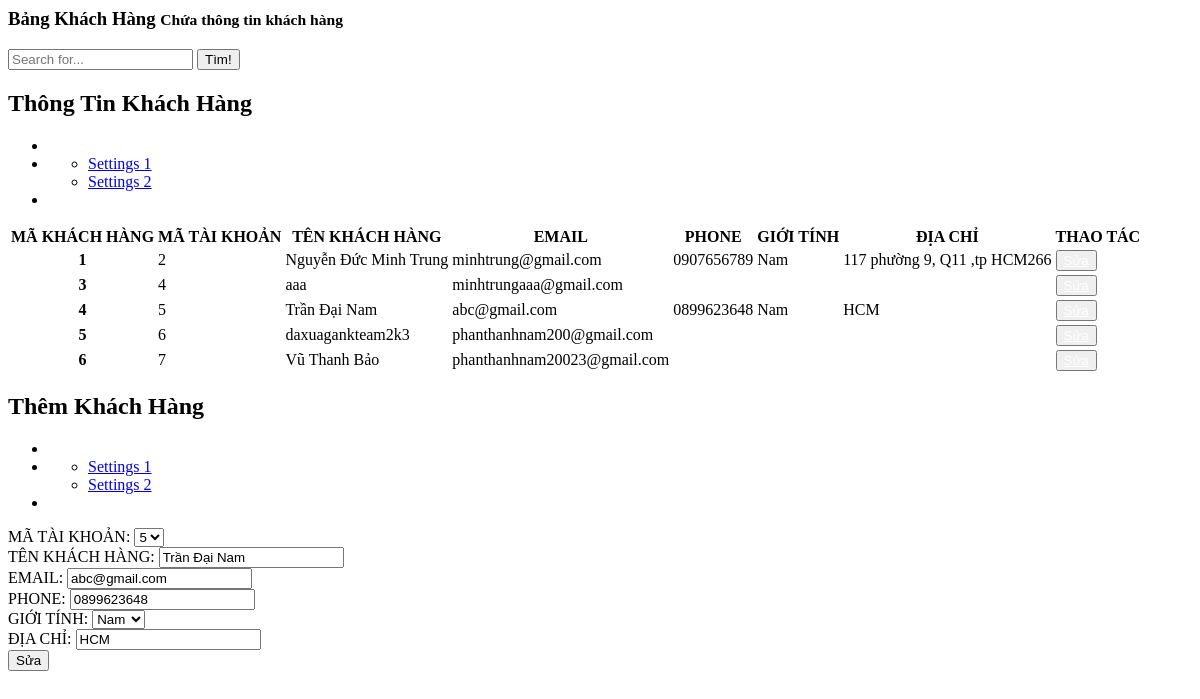
Page /admin/dashboard/manage_user.php?updatekh=4 on the committed database.
### tables this page shows
CREATE TABLE `khachhang` (
  `MA_KH` int(10) UNSIGNED NOT NULL,
  `MA_TK` int(10) UNSIGNED DEFAULT NULL,
  `TEN_KH` varchar(50) NOT NULL,
  `EMAIL` varchar(40) NOT NULL,
  `PHONE` varchar(10) NOT NULL,
  `GIOI_TINH` varchar(10) NOT NULL,
  `DIA_CHI` varchar(50) DEFAULT NULL
);

### admin/dashboard/manage_user.php (the view, shortened to what this page needs)
<?php
$action_permission = "./action/add_user.php";
$displayupdate = 'none';
$MA_TK = "";
$TEN_KH = "";
$EMAIL = "";
$PHONE = "";
$DIACHI = "";
if (isset($_GET['updatekh'])) {
  $displayupdate = 'block';
  $id_ma_tk = $_GET['updatekh'];
  $showAccount = "SELECT * FROM khachhang WHERE MA_KH = '$id_ma_tk'";
  $data1 = mysqli_fetch_assoc(mysqli_query($connect, $showAccount));
  $MA_TK = $data1['MA_TK'];
  $TEN_KH = $data1['TEN_KH'];
  $EMAIL = $data1['EMAIL'];
  $PHONE = $data1['PHONE'];
  $DIACHI = $data1['DIA_CHI'];
  $action_permission = "./action/update_user.php";
}
?>
<div class="right_col" role="main">
  <div class="">
    <div class="page-title">
      <div class="title_left">
        <h3>Bảng Khách Hàng <small>Chứa thông tin khách hàng</small></h3>
      </div>
      <div class="title_right">
        <div class="col-md-5 col-sm-5 col-xs-12 form-group pull-right top_search">
          <div class="input-group">
            <input type="text" class="form-control" placeholder="Search for...">
            <span class="input-group-btn">
              <button class="btn btn-default" type="button">Tìm!</button>
            </span>
          </div>
        </div>
      </div>
    </div>
    <div class="row">
      <div class="col-md-8 col-sm-6 col-xs-12">
        <div class="x_panel">
          <div class="x_title">
            <h2>Thông Tin Khách Hàng </h2>
            <ul class="nav navbar-right panel_toolbox">
              <li><a class="collapse-link"><i class="fa fa-chevron-up"></i></a>
              </li>
              <li class="dropdown">
                <ul class="dropdown-menu" role="menu">
                  <li><a href="#">Settings 1</a>
                  </li>
                  <li><a href="#">Settings 2</a>
                  </li>
                </ul>
              </li>
              <li><a class="close-link"><i class="fa fa-close"></i></a>
              </li>
            </ul>
          </div>
          <div class="x_content" style="overflow: auto;">
            <table class="table table-striped">
              <thead>
                <tr>
                  <th>MÃ KHÁCH HÀNG</th>
                  <th>MÃ TÀI KHOẢN</th>
                  <th>TÊN KHÁCH HÀNG</th>
                  <th>EMAIL</th>
                  <th>PHONE</th>
                  <th>GIỚI TÍNH</th>
                  <th>ĐỊA CHỈ</th>
                  <th>THAO TÁC</th>
                </tr>
              </thead>
              <tbody>
                <?php
                $getUser = "SELECT * FROM khachhang";
                $Users = mysqli_query($connect, $getUser);
                while ($User = mysqli_fetch_array($Users)) {
                    if($User['GIOI_TINH']=='1'){
                        $sex="Nam";
                      } else if($User['GIOI_TINH']=='0'){
                        $sex = "Nữ";
                      } else if($User['GIOI_TINH']=='-1'){
                        $sex = "Khác";
                      }else $sex = $User['GIOI_TINH'];
                ?>
                  <tr>
                    <th scope="row"><?php echo $User['MA_KH']  ?></th>
                    <td><?php echo $User['MA_TK'] ?></td>
                    <td><?php echo $User['TEN_KH'] ?></td>
                    <td><?php echo $User['EMAIL'] ?></td>
                    <td><?php echo $User['PHONE'] ?></td>
                    <td><?php echo $sex ?></td>
                    <td><?php echo $User['DIA_CHI'] ?></td>
                    <td>
                      <button id="open-update-PN" type="button" class="btn btn-warning" onclick=''><a style="color: white;" href="index.php?manage=user&updatekh=<?php echo $User['MA_KH'] ?>">Sửa</a></button>
                    </td>
                  </tr>
                <?php
                }
                ?>
              </tbody>
            </table>
          </div>
        </div>
      </div>
      <div class="col-md-4 col-sm-6 col-xs-12">
        <div class="x_panel">
          <div class="x_title">
            <h2>Thêm Khách Hàng</h2>
            <ul class="nav navbar-right panel_toolbox">
              <li><a class="collapse-link"><i class="fa fa-chevron-up"></i></a>
              </li>
              <li class="dropdown">
                <ul class="dropdown-menu" role="menu">
                  <li><a href="#">Settings 1</a>
                  </li>
                  <li><a href="#">Settings 2</a>
                  </li>
                </ul>
              </li>
              <li><a class="close-link"><i class="fa fa-close"></i></a>
              </li>
            </ul>
          </div>
          <div class="x_content">
            <form action="<?php echo $action_permission ?>" method="get" id="form-customer">
              <div class="form-group">
                <div class="form-group">
                  <label for="matk">MÃ TÀI KHOẢN:</label>
                  <select class="form-control" id="matk" name="matk">
                    <option hidden value="<?php echo  $MA_TK ?>" selected><?php echo  $MA_TK ?></option>
                  </select>
                </div>
                <div class="form-group">
                  <label for="tenkh">TÊN KHÁCH HÀNG:</label>
                  <input type="text" class="form-control" id="tenkh" placeholder="Nhập tên khách hàng" name="tenkh" value="<?php echo  $TEN_KH ?>" require>
                </div>
                <div class="form-group">
                  <label for="email">EMAIL:</label>
                  <input type="text" class="form-control" id="email" placeholder="Nhập email" name="email" value="<?php echo  $EMAIL ?>" require>
                </div>
                <div class="form-group">
                  <label for="phone">PHONE:</label>
                  <input type="text" class="form-control" id="phone" placeholder="Nhập số điện thoại" name="phone" value="<?php echo $PHONE ?>" require>
                </div>
                <div class="form-group">
                  <label for="sex">GIỚI TÍNH:</label>
                  <select class="form-control" id="sex" name="sex">
                    <option value="1">Nam</option>
                  </select>
                </div>
                <div class="form-group">
                  <label for="dc">ĐỊA CHỈ:</label>
                  <input type="text" class="form-control" id="dc" placeholder="Nhập địa chỉ" name="dc" value="<?php echo  $DIACHI ?>" require>
                </div>
                <div id="button-update-PN" style="display:<?php echo $displayupdate ?>">
                  <button type="submit" class="btn btn-warning">Sửa</button>
                </div>
            </form>
          </div>
        </div>
      </div>
    </div>
  </div>
</div>

### rows in the picture
khachhang: MA_KH "1", MA_TK "2", TEN_KH "Nguyễn Đức Minh Trung", EMAIL "minhtrung@gmail.com", PHONE "0907656789", GIOI_TINH "Nam", DIA_CHI "117 phường 9, Q11 ,tp HCM266"
khachhang: MA_KH "3", MA_TK "4", TEN_KH "aaa", EMAIL "minhtrungaaa@gmail.com"
khachhang: MA_KH "4", MA_TK "5", TEN_KH "Trần Đại Nam", EMAIL "abc@gmail.com", PHONE "0899623648", GIOI_TINH "Nam", DIA_CHI "HCM", matk "5", tenkh "Trần Đại Nam", email "abc@gmail.com", phone "0899623648", dc "HCM"
khachhang: MA_KH "5", MA_TK "6", TEN_KH "daxuagankteam2k3", EMAIL "phanthanhnam200@gmail.com"
khachhang: MA_KH "6", MA_TK "7", TEN_KH "Vũ Thanh Bảo", EMAIL "phanthanhnam20023@gmail.com"
